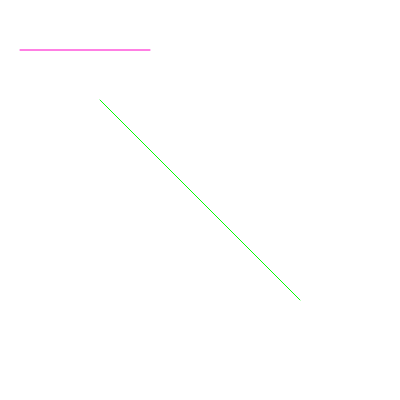
Frame 1 (no input)
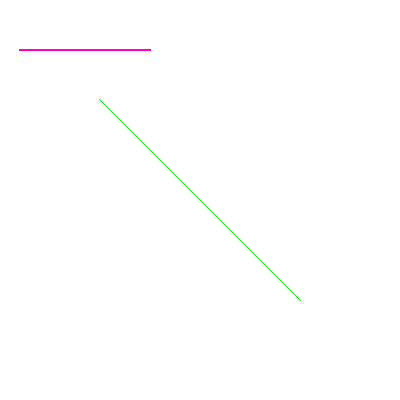
Frame 60 (no input)
Frame 120 (the mouse pressed at the canvas centre since frame 60): identical to frame 60, image omitted

The p5.js sketch that drew these frames (run headless with seeded random() and noise() and a simulated clock; from frame 60 on, the mouse is pressed at the canvas centre):

// p5.js sketch
// ── sketch.js
function setup() {
  createCanvas(400, 400);
}

function draw() {
  stroke(0, 255, 0);
  line(100, 100, 300, 300);

  stroke(255, 0, 200);
  line(3 * 50, 1 * 50, 100 / 5, 100 / 2);
}
